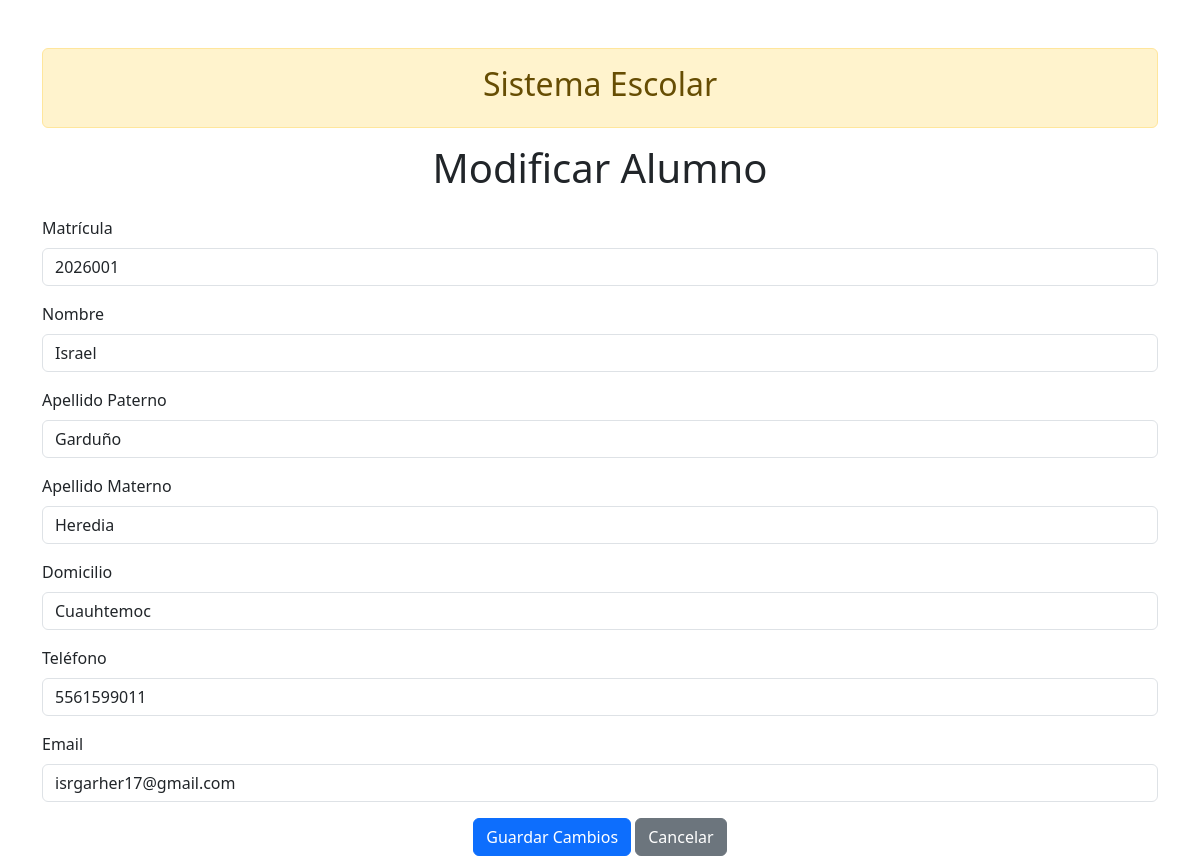
The page /modificacion/modif_alumnos.php?fila=0 on the database its author committed.
### tables this page shows
CREATE TABLE `alumnos` (
  `matricula_al` varchar(15) DEFAULT NULL,
  `nombre_al` varchar(15) DEFAULT NULL,
  `apaterno_al` varchar(15) DEFAULT NULL,
  `amaterno_al` varchar(15) DEFAULT NULL,
  `dom_al` varchar(80) DEFAULT NULL,
  `mail_al` varchar(50) DEFAULT NULL,
  `tel_al` varchar(35) DEFAULT NULL
);

### modificacion/modif_alumnos.php (the view, shortened to what this page needs)
<?php
include("../conexion.php");
$fila = $_GET["fila"];
$resultado = $conexion->query("SELECT matricula_al, nombre_al, apaterno_al, amaterno_al, dom_al, mail_al, tel_al
FROM alumnos
LIMIT 1 OFFSET $fila");
$alumno = $resultado->fetch_assoc();
?>
<!DOCTYPE html>
<html lang="es">
<head>
    <link href="https://cdn.jsdelivr.net/npm/bootstrap@5.3.3/dist/css/bootstrap.min.css" rel="stylesheet">
</head>
<body>
<div class="container mt-5">
    <div class="alert alert-warning text-center">
        <h2>Sistema Escolar</h2>
    </div>
    <h1 class="text-center mb-4">
        Modificar Alumno
    </h1>
    <form action="guardar_modificacion.php" method="POST">
        <div class="mb-3">
            <label class="form-label">
                Matrícula
            </label>
            <input type="text"
                   name="matricula_al"
                   class="form-control"
                   value="<?php echo $alumno["matricula_al"]; ?>"
                   readonly>
        </div>
        <div class="mb-3">
            <label class="form-label">
                Nombre
            </label>
            <input type="text"
                   name="nombre_al"
                   class="form-control"
                   value="<?php echo $alumno["nombre_al"]; ?>"
                   required>
        </div>
        <div class="mb-3">
            <label class="form-label">
                Apellido Paterno
            </label>
            <input type="text"
                   name="apaterno_al"
                   class="form-control"
                   value="<?php echo $alumno["apaterno_al"]; ?>"
                   required>
        </div>
        <div class="mb-3">
            <label class="form-label">
                Apellido Materno
            </label>
            <input type="text"
                   name="amaterno_al"
                   class="form-control"
                   value="<?php echo $alumno["amaterno_al"]; ?>"
                   required>
        </div>
        <div class="mb-3">
            <label class="form-label">
                Domicilio
            </label>
            <input type="text"
                   name="dom_al"
                   class="form-control"
                   value="<?php echo $alumno["dom_al"]; ?>"
                   required>
        </div>
        <div class="mb-3">
            <label class="form-label">
                Teléfono
            </label>
            <input type="text"
                   name="tel_al"
                   class="form-control"
                   value="<?php echo $alumno["tel_al"]; ?>"
                   required>
        </div>
        <div class="mb-3">
            <label class="form-label">
                Email
            </label>
            <input type="email"
                   name="mail_al"
                   class="form-control"
                   value="<?php echo $alumno["mail_al"]; ?>"
                   required>
        </div>
        <div class="text-center">
            <button type="submit" class="btn btn-primary">
                Guardar Cambios
            </button>
            <a href="../catalogos/crud/crudalumnos.php"
               class="btn btn-secondary">
                Cancelar
            </a>
        </div>
    </form>
</div>
</body>
</html>

### rows shown on the page
alumnos: matricula_al "2026001", nombre_al "Israel", apaterno_al "Garduño", amaterno_al "Heredia", dom_al "Cuauhtemoc", tel_al "5561599011", mail_al "isrgarher17@gmail.com"
